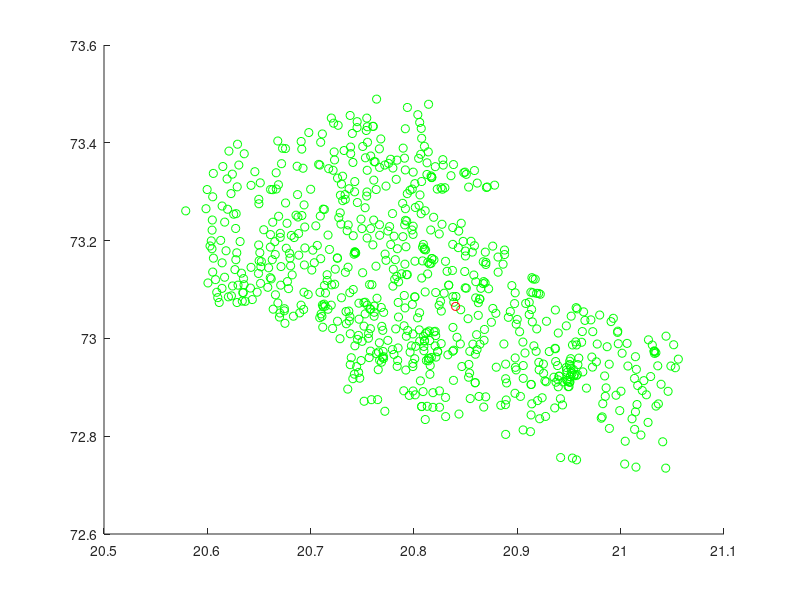

MATLAB code for this plot: (Note: this script raises an error after producing the figure.)
%%%%%%%%%%%%%%%%%%%%%%%%%%%%%%%%%%%%%%%%%%%%%%%%%%%%%%%%
% Cluster data based on centroids - custom algorithm   %
% Start with a random point, add points to the cluster %
% add till it reaches a threshold weight.              %
%%%%%%%%%%%%%%%%%%%%%%%%%%%%%%%%%%%%%%%%%%%%%%%%%%%%%%%%
clc; clear all;

%% FINAL DATA
KITCHEN_X = [20.840249];
KITCHEN_Y = [73.065424];
NO_STUDENTS_PER_CLUSTER = 2000;

%% LOAD DATA
load('location.mat')
data_backup = data; % replenish data again
% loads into var data               %
% data(:, 1) gives X                %
% data(:, 2) gives Y                %
% data(:, 3) gives beneficiary data %

hold on;
%% PLOT THE SCHOOLS
scatter(data(:,1),data(:,2),'g');

%% PLOT THE KITCHEN
scatter(KITCHEN_X, KITCHEN_Y, 'r')

fprintf('Schools listed. Press enter to continue...\n');
pause;

%% SELECT RANDOM POINTS AND CLUSTERIZE
figure;
while 1
  %% CLUSTERIZE
  data = data_backup; % replenish data
  i = round(rand(1,1)*length(data(:, 1))); % random point index
  total = data(i, 3); cent = data(i, 1:2);
  to_plot = [cent]; % add centroid to list
  data(i,:) = []; % remove from list
  while total<NO_STUDENTS_PER_CLUSTER
    d = distance(cent, data(:,1:2)); % distance vector
    [c ind] = min(d); % select minimum distance
    total = total + data(ind, 3); % add beneficiary data
    to_plot = [to_plot; [data(ind, 1:2)]]; % add data to plot
    data(ind,:) = []; % remove from list
    cent = centroid(to_plot); % choose new centroid
  end
  scatter(to_plot(:,1), to_plot(:,2)) % plot cluster data
  axis([20.5 21.1 72.7 73.5]); % select custom axis scale
  fprintf('Press enter for more...\n');
  pause;
end
